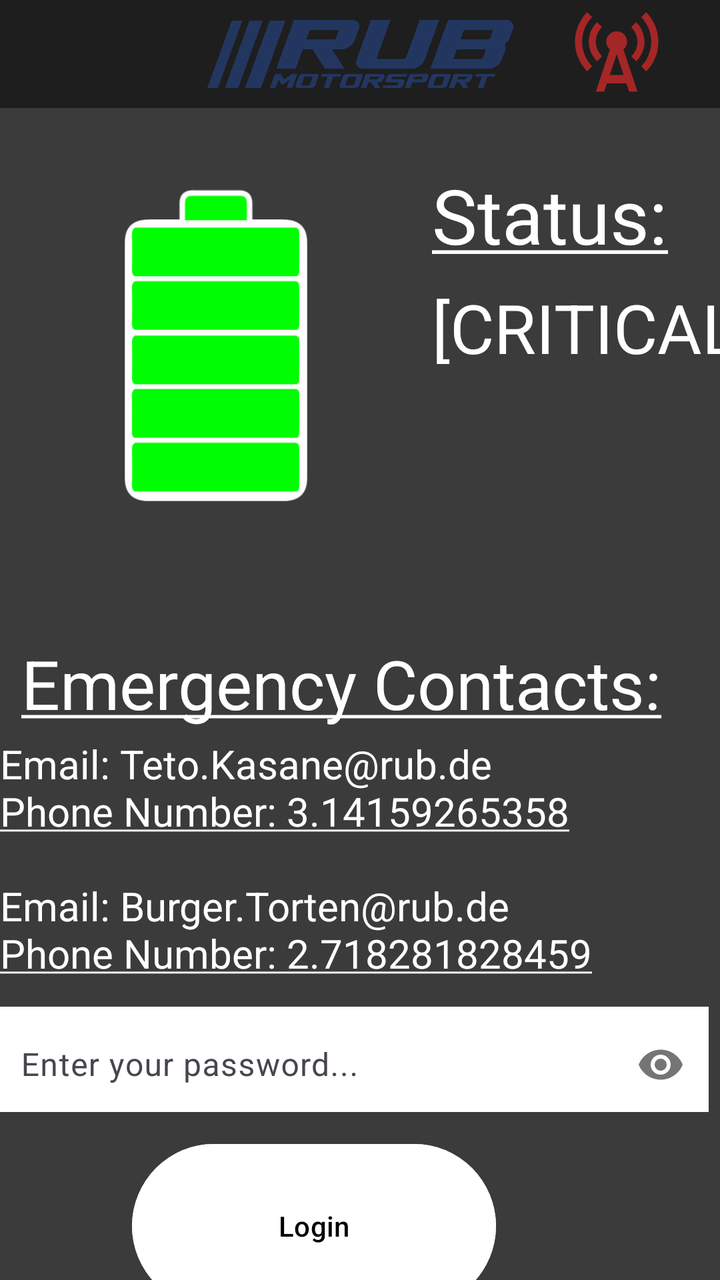
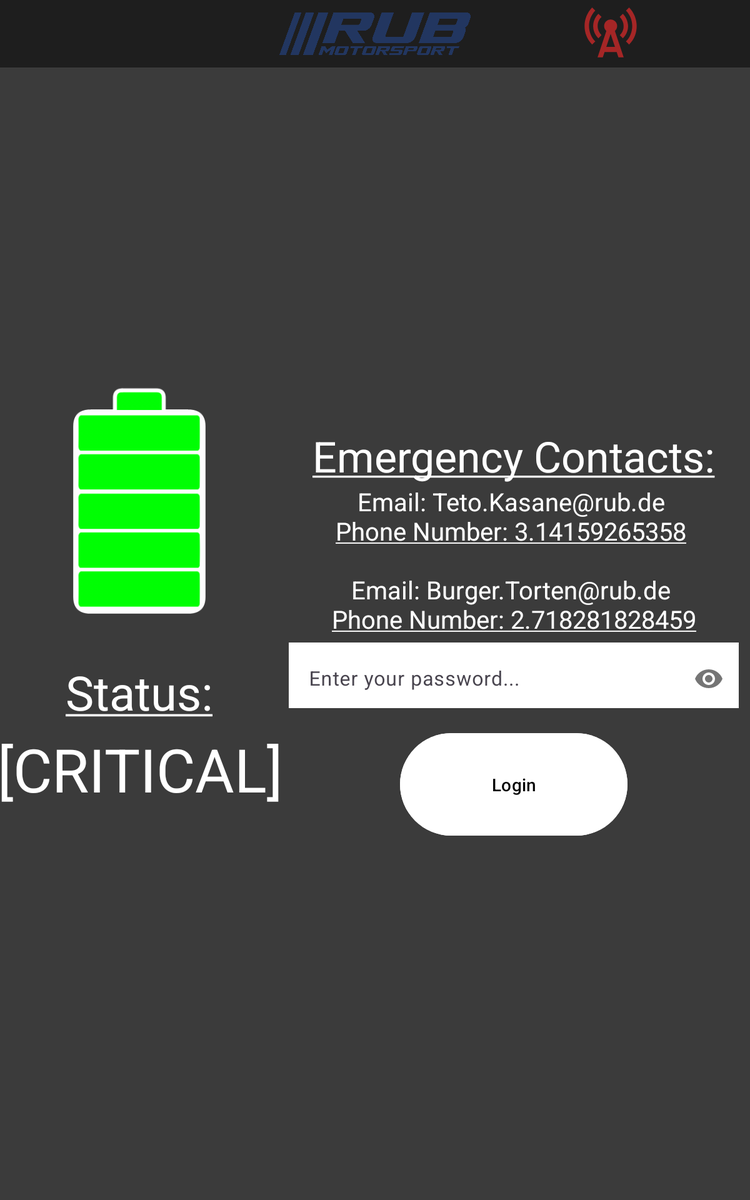

The same Android screen from two of the app's own layout files: first res/layout/ as a phone draws it, then the repository's variant for another configuration, drawn on a device whose configuration selects that folder. Both files follow.
<!-- AndroidManifest.xml: application theme Theme.BatteryMonitoringApp -->
<!-- res/layout/fragment_simple_view.xml -->
<?xml version="1.0" encoding="utf-8"?>
<androidx.constraintlayout.widget.ConstraintLayout xmlns:android="http://schemas.android.com/apk/res/android"
    xmlns:app="http://schemas.android.com/apk/res-auto"
    xmlns:tools="http://schemas.android.com/tools"
    android:id="@+id/simple_view"
    android:layout_width="match_parent"
    android:layout_height="match_parent"
    android:background="@color/darkmode_gray"
    tools:context=".views.SimpleView">


    <androidx.constraintlayout.widget.ConstraintLayout
        android:id="@+id/linear_emulator"
        android:layout_width="match_parent"
        android:layout_height="wrap_content"
        android:background="@color/gray"
        app:layout_constraintEnd_toEndOf="parent"
        app:layout_constraintStart_toStartOf="parent"
        app:layout_constraintTop_toTopOf="parent">

        <ImageView
            android:id="@+id/imageView"
            android:layout_width="153dp"
            android:layout_height="54dp"
            android:src="@drawable/rubmo_logo"
            app:layout_constraintEnd_toEndOf="parent"
            app:layout_constraintStart_toStartOf="parent"
            app:layout_constraintTop_toTopOf="parent" />

        <ImageView
            android:id="@+id/connected_status"
            android:layout_width="50dp"
            android:layout_height="50dp"
            android:src="@drawable/disconnected"
            app:layout_constraintEnd_toEndOf="parent"
            app:layout_constraintStart_toEndOf="@+id/imageView"
            app:layout_constraintTop_toTopOf="parent" />

    </androidx.constraintlayout.widget.ConstraintLayout>

    <ImageView
        android:id="@+id/imageView2"
        android:layout_width="200dp"
        android:layout_height="249dp"
        android:layout_marginStart="8dp"
        android:layout_marginTop="4dp"
        android:contentDescription="@string/display_battery_status"
        android:src="@drawable/battery_v2a"
        app:layout_constraintStart_toStartOf="parent"
        app:layout_constraintTop_toBottomOf="@+id/linear_emulator" />

    <TextView
        android:id="@+id/status_prompt"
        android:layout_width="178dp"
        android:layout_height="55dp"
        android:layout_marginStart="8dp"
        android:layout_marginTop="28dp"
        android:text="@string/battery_status"
        android:textColor="@color/white"
        android:textSize="38sp"
        app:layout_constraintStart_toEndOf="@+id/imageView2"
        app:layout_constraintTop_toBottomOf="@+id/linear_emulator" />

    <TextView
        android:id="@+id/advice_box"
        android:layout_width="178dp"
        android:layout_height="129dp"
        android:layout_marginStart="4dp"
        android:text="@string/simple_advice_box_okay"
        android:textAlignment="center"
        android:textColor="@color/white"
        android:textSize="24sp"
        app:layout_constraintEnd_toEndOf="parent"
        app:layout_constraintHorizontal_bias="0.238"
        app:layout_constraintStart_toEndOf="@+id/imageView2"
        app:layout_constraintTop_toBottomOf="@+id/status" />

    <TextView
        android:id="@+id/status"
        android:layout_width="wrap_content"
        android:layout_height="41dp"
        android:layout_marginStart="8dp"
        android:layout_marginTop="4dp"
        android:text="@string/battery_status_Critical"
        android:textColor="@color/white"
        android:textSize="34sp"
        app:layout_constraintEnd_toEndOf="parent"
        app:layout_constraintHorizontal_bias="0.0"
        app:layout_constraintStart_toEndOf="@+id/imageView2"
        app:layout_constraintTop_toBottomOf="@+id/status_prompt" />

    <TextView
        android:id="@+id/Emergency_contacts_title"
        android:layout_width="wrap_content"
        android:layout_height="wrap_content"
        android:layout_marginTop="12dp"
        android:text="@string/emergency_contacts_title"
        android:textColor="@color/white"
        android:textSize="34sp"
        app:layout_constraintEnd_toEndOf="parent"
        app:layout_constraintHorizontal_bias="0.266"
        app:layout_constraintStart_toStartOf="parent"
        app:layout_constraintTop_toBottomOf="@+id/imageView2" />

    <TextView
        android:id="@+id/Phone"
        android:layout_width="360dp"
        android:layout_height="wrap_content"
        android:layout_marginTop="4dp"
        android:text="@string/emergency_contacts"
        android:textColor="@color/white"
        android:textSize="20sp"
        app:layout_constraintEnd_toEndOf="parent"
        app:layout_constraintHorizontal_bias="0.489"
        app:layout_constraintStart_toStartOf="parent"
        app:layout_constraintTop_toBottomOf="@+id/Emergency_contacts_title" />

    <com.google.android.material.textfield.TextInputLayout
        android:id="@+id/Password_login"
        android:layout_width="360dp"
        android:layout_height="58dp"
        android:layout_marginTop="8dp"
        android:layout_marginEnd="8dp"
        app:layout_constraintEnd_toEndOf="parent"
        app:layout_constraintHorizontal_bias="0.789"
        app:layout_constraintStart_toStartOf="parent"
        app:layout_constraintTop_toBottomOf="@+id/Phone"
        app:layout_constraintWidth_percent="0.6"
        app:passwordToggleEnabled="true">

        <EditText
            android:id="@+id/password_text"
            android:layout_width="match_parent"
            android:layout_height="58dp"
            android:background="@color/white"
            android:hint="@string/password_hint"
            android:textColor="@color/black"
            android:inputType="textPassword"
            android:textColorHint="@color/black" />

    </com.google.android.material.textfield.TextInputLayout>

    <Button
        android:id="@+id/submit_button"
        android:layout_width="182dp"
        android:layout_height="90dp"
        android:layout_marginTop="12dp"
        android:layout_marginEnd="112dp"
        android:backgroundTint="@color/white"
        android:text="@string/password_login_text"
        android:textColor="@color/black"
        android:textColorLink="#FFFFFF"
        app:layout_constraintEnd_toEndOf="parent"
        app:layout_constraintTop_toBottomOf="@+id/Password_login" />



</androidx.constraintlayout.widget.ConstraintLayout>
<!-- resources referenced by this layout -->
<resources>
  <color name="black">#FF000000</color>
  <color name="darkmode_gray">#3b3b3b</color>
  <color name="gray">#1E1E1E</color>
  <color name="white">#FFFFFFFF</color>
  <!-- drawable battery_v2a: png bitmap (drawable, 17294 bytes) -->
  <!-- drawable disconnected (drawable) -->
  <vector xmlns:android="http://schemas.android.com/apk/res/android" android:height="24dp" android:tint="#A52626" android:viewportHeight="24" android:viewportWidth="24" android:width="24dp">
        
      <path android:fillColor="@android:color/white" android:pathData="M7.3,14.7l1.2,-1.2c-1,-1 -1.5,-2.3 -1.5,-3.5c0,-1.3 0.5,-2.6 1.5,-3.5L7.3,5.3c-1.3,1.3 -2,3 -2,4.7S6,13.4 7.3,14.7z"/>
        
      <path android:fillColor="@android:color/white" android:pathData="M19.1,2.9l-1.2,1.2c1.6,1.6 2.4,3.8 2.4,5.9c0,2.1 -0.8,4.3 -2.4,5.9l1.2,1.2c2,-2 2.9,-4.5 2.9,-7.1C22,7.4 21,4.9 19.1,2.9z"/>
        
      <path android:fillColor="@android:color/white" android:pathData="M6.1,4.1L4.9,2.9C3,4.9 2,7.4 2,10c0,2.6 1,5.1 2.9,7.1l1.2,-1.2c-1.6,-1.6 -2.4,-3.8 -2.4,-5.9C3.7,7.9 4.5,5.7 6.1,4.1z"/>
        
      <path android:fillColor="@android:color/white" android:pathData="M16.7,14.7c1.3,-1.3 2,-3 2,-4.7c-0.1,-1.7 -0.7,-3.4 -2,-4.7l-1.2,1.2c1,1 1.5,2.3 1.5,3.5c0,1.3 -0.5,2.6 -1.5,3.5L16.7,14.7z"/>
        
      <path android:fillColor="@android:color/white" android:pathData="M14.5,10c0,-1.38 -1.12,-2.5 -2.5,-2.5S9.5,8.62 9.5,10c0,0.76 0.34,1.42 0.87,1.88L7,22h2l0.67,-2h4.67L15,22h2l-3.37,-10.12C14.16,11.42 14.5,10.76 14.5,10zM10.33,18L12,13l1.67,5H10.33z"/>
      
  </vector>
  <!-- drawable rubmo_logo: png bitmap (drawable, 61602 bytes) -->
  <string name="battery_status"><u>Status:</u></string>
  <string name="battery_status_Critical">[CRITICAL]</string>
  <string name="display_battery_status"> Displays the current status of the battery</string>
  <string name="emergency_contacts">Email: Teto.Kasane@rub.de
          \n<u>Phone Number: 3.14159265358</u>
          \n
          \nEmail: Burger.Torten@rub.de
          \n<u>Phone Number: 2.718281828459</u></string>
  <string name="emergency_contacts_title"><u>Emergency Contacts:</u></string>
  <string name="password_hint">Enter your password...</string>
  <string name="password_login_text">Login</string>
  <string name="simple_advice_box_okay" />
  <style name="Theme.BatteryMonitoringApp" parent="Base.Theme.BatteryMonitoringApp" />
  <style name="Base.Theme.BatteryMonitoringApp" parent="Theme.Material3.DayNight.NoActionBar">
          
          
      </style>
</resources>
<!-- res/layout-sw600dp/fragment_simple_view.xml (the repository's variant of the layout above) -->
<!-- drawn on a 7-inch tablet held upright -->
<?xml version="1.0" encoding="utf-8"?>
<androidx.constraintlayout.widget.ConstraintLayout xmlns:android="http://schemas.android.com/apk/res/android"
    xmlns:app="http://schemas.android.com/apk/res-auto"
    xmlns:tools="http://schemas.android.com/tools"
    android:id="@+id/simple_view"
    android:layout_width="match_parent"
    android:layout_height="match_parent"
    android:background="@color/darkmode_gray"
    tools:context=".views.SimpleView">


    <androidx.constraintlayout.widget.ConstraintLayout
        android:id="@+id/linear_emulator"
        android:layout_width="match_parent"
        android:layout_height="wrap_content"
        android:background="@color/gray"
        app:layout_constraintEnd_toEndOf="parent"
        app:layout_constraintStart_toStartOf="parent"
        app:layout_constraintTop_toTopOf="parent">

        <ImageView
            android:id="@+id/imageView"
            android:layout_width="153dp"
            android:layout_height="54dp"
            android:src="@drawable/rubmo_logo"
            app:layout_constraintEnd_toEndOf="parent"
            app:layout_constraintStart_toStartOf="parent"
            app:layout_constraintTop_toTopOf="parent" />

        <ImageView
            android:id="@+id/connected_status"
            android:layout_width="50dp"
            android:layout_height="50dp"
            android:src="@drawable/disconnected"
            app:layout_constraintEnd_toEndOf="parent"
            app:layout_constraintStart_toEndOf="@+id/imageView"
            app:layout_constraintTop_toTopOf="parent" />

    </androidx.constraintlayout.widget.ConstraintLayout>

    <ImageView
        android:id="@+id/imageView2"
        android:layout_width="255dp"
        android:layout_height="232dp"
        android:layout_marginTop="32dp"
        android:contentDescription="@string/display_battery_status"
        android:src="@drawable/battery_v2a"
        app:layout_constraintBottom_toTopOf="@+id/status_prompt"
        app:layout_constraintEnd_toStartOf="@+id/guideline"
        app:layout_constraintHorizontal_bias="0.5"
        app:layout_constraintStart_toStartOf="parent"
        app:layout_constraintTop_toBottomOf="@+id/linear_emulator"
        app:layout_constraintVertical_bias="0.4"
        app:layout_constraintVertical_chainStyle="packed" />

    <TextView
        android:id="@+id/status_prompt"
        android:layout_width="178dp"
        android:layout_height="55dp"
        android:text="@string/battery_status"
        android:textAlignment="center"
        android:textColor="@color/white"
        android:textSize="38sp"
        app:layout_constraintBottom_toTopOf="@+id/status"
        app:layout_constraintEnd_toStartOf="@+id/guideline"
        app:layout_constraintHorizontal_bias="0.5"
        app:layout_constraintStart_toStartOf="parent"
        app:layout_constraintTop_toBottomOf="@+id/imageView2"
        app:layout_constraintVertical_bias="0.5" />

    <TextView
        android:id="@+id/advice_box"
        android:layout_width="456dp"
        android:layout_height="70dp"
        android:text="@string/simple_advice_box_okay"
        android:textAlignment="center"
        android:textColor="@color/white"
        android:textSize="24sp"
        android:visibility="visible"
        app:layout_constraintBottom_toTopOf="@+id/Emergency_contacts_title"
        app:layout_constraintEnd_toEndOf="parent"
        app:layout_constraintStart_toStartOf="@+id/guideline" />

    <TextView
        android:id="@+id/status"
        android:layout_width="239dp"
        android:layout_height="62dp"
        android:text="@string/battery_status_Critical"
        android:textAlignment="center"
        android:textColor="@color/white"
        android:textSize="48sp"
        app:layout_constraintBottom_toBottomOf="parent"
        app:layout_constraintEnd_toStartOf="@+id/guideline"
        app:layout_constraintHorizontal_bias="0.5"
        app:layout_constraintStart_toStartOf="parent"
        app:layout_constraintTop_toBottomOf="@+id/status_prompt"
        app:layout_constraintVertical_bias="0.5" />

    <TextView
        android:id="@+id/Emergency_contacts_title"
        android:layout_width="wrap_content"
        android:layout_height="wrap_content"
        android:text="@string/emergency_contacts_title"
        android:textColor="@color/white"
        android:textSize="34sp"
        app:layout_constraintBottom_toTopOf="@+id/Phone"
        app:layout_constraintEnd_toEndOf="parent"
        app:layout_constraintHorizontal_bias="0.5"
        app:layout_constraintStart_toStartOf="@+id/guideline"
        app:layout_constraintTop_toBottomOf="@+id/linear_emulator"
        app:layout_constraintVertical_bias="0.5"
        app:layout_constraintVertical_chainStyle="packed" />

    <TextView
        android:id="@+id/Phone"
        android:layout_width="360dp"
        android:layout_height="wrap_content"
        android:text="@string/emergency_contacts"
        android:textAlignment="center"
        android:textColor="@color/white"
        android:textSize="20sp"
        app:layout_constraintBottom_toTopOf="@+id/Password_login"
        app:layout_constraintEnd_toEndOf="parent"
        app:layout_constraintHorizontal_bias="0.5"
        app:layout_constraintStart_toStartOf="@+id/guideline"
        app:layout_constraintTop_toBottomOf="@+id/Emergency_contacts_title"
        app:layout_constraintVertical_bias="0.5" />

    <com.google.android.material.textfield.TextInputLayout
        android:id="@+id/Password_login"
        android:layout_width="360dp"
        android:layout_height="58dp"
        app:layout_constraintBottom_toTopOf="@+id/submit_button"
        app:layout_constraintEnd_toEndOf="parent"
        app:layout_constraintHorizontal_bias="0.5"
        app:layout_constraintStart_toStartOf="@+id/guideline"
        app:layout_constraintTop_toBottomOf="@+id/Phone"
        app:layout_constraintVertical_bias="0.5"
        app:layout_constraintWidth_percent="0.6"
        app:passwordToggleEnabled="true">


        <EditText
            android:id="@+id/password_text"
            android:layout_width="match_parent"
            android:layout_height="58dp"
            android:background="@color/white"
            android:hint="@string/password_hint"
            android:textColor="@color/black"
            android:inputType="textPassword"
            android:textColorHint="@color/black" />

    </com.google.android.material.textfield.TextInputLayout>

    <Button
        android:id="@+id/submit_button"
        android:layout_width="182dp"
        android:layout_height="90dp"
        android:layout_marginTop="16dp"
        android:backgroundTint="@color/white"
        android:text="@string/password_login_text"
        android:textColor="@color/black"
        android:textColorLink="#FFFFFF"
        app:layout_constraintBottom_toBottomOf="parent"
        app:layout_constraintEnd_toEndOf="parent"
        app:layout_constraintStart_toStartOf="@+id/guideline"
        app:layout_constraintTop_toBottomOf="@+id/Password_login"
        app:layout_constraintVertical_bias="0.5" />

    <androidx.constraintlayout.widget.Guideline
        android:id="@+id/guideline"
        android:layout_width="wrap_content"
        android:layout_height="wrap_content"
        android:layout_marginStart="640dp"
        android:layout_marginEnd="639dp"
        android:orientation="vertical"
        app:layout_constraintEnd_toEndOf="parent"
        app:layout_constraintGuide_percent="0.37"
        app:layout_constraintStart_toStartOf="parent" />


</androidx.constraintlayout.widget.ConstraintLayout>
